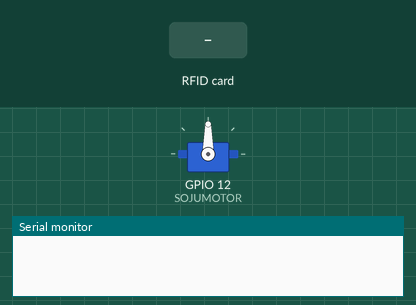
A program run on a simulated ESP32. Shown: servo, the last lines printed to the serial monitor. The test bench sets the inputs (shaded band).

Above: at 1.2 s.
1.3 s: RFID card E4 E2 76 1A held to the reader
At 1.7 s:
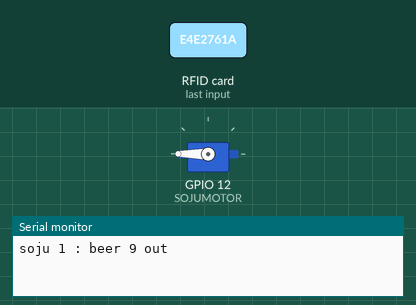
Timing chart, 0 to 6.0 s (numbered marks = the images above; inputs shaded):
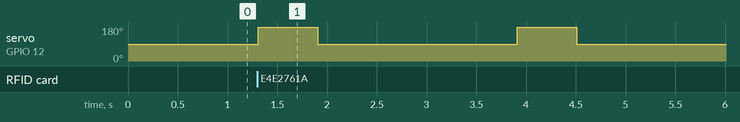

The program:

main.cpp
```cpp
#include <SPI.h>
#include <MFRC522.h>
#include "ESP32Servo.h"

#define SS_PIN    21
#define RST_PIN   22

#define CARD_UID_SIZE 4

#define SOJUMOTOR 12
#define BEERMOTOR 32
#define OUT_UNIT_TIME 100
#define MOTOR_ON_TIME 600

Servo sojumotor;
Servo beermotor;

MFRC522 mfrc522(SS_PIN, RST_PIN); // Instance of the class

MFRC522::MIFARE_Key key;

byte nuidPICC[4];
const uint16_t ssomaek_0_10[4]={0x3A, 0x44, 0xF9, 0x80};
const uint16_t ssomaek_1_9[4]={0xE4, 0xE2, 0x76, 0x1A};
// void printHex(byte *buffer, byte bufferSize);
// void printDec(byte *buffer, byte bufferSize);

int recognize_card(byte *buffer, byte bufferSize);
void somaek_out(int soju_ratio);
void run_soju_motor(int ratio);


void setup() {
  Serial.begin(9600);
  SPI.begin(); // Init SPI bus
  mfrc522.PCD_Init(); // Init MFRC522

  sojumotor.setPeriodHertz(50);// Standard 50hz servo
  sojumotor.attach(SOJUMOTOR, 1000, 2000);

}

void loop()
{
  if ( ! mfrc522.PICC_IsNewCardPresent())
  {
    return;
  }
  if ( ! mfrc522.PICC_ReadCardSerial())
  {
    return;
  }
  somaek_out(recognize_card(mfrc522.uid.uidByte, CARD_UID_SIZE));

  Serial.println();
  delay(1000);
}


int recognize_card(byte *buffer, byte bufferSize){
  if (buffer[0] == ssomaek_0_10[0] &&
      buffer[1] == ssomaek_0_10[1] &&
      buffer[2] == ssomaek_0_10[2] &&
      buffer[3] == ssomaek_0_10[3] ){
    Serial.print("soju 0 : beer 10 out");
    return 0; // = soju_ratio
  }
  if (buffer[0] == ssomaek_1_9[0] &&
      buffer[1] == ssomaek_1_9[1] &&
      buffer[2] == ssomaek_1_9[2] &&
      buffer[3] == ssomaek_1_9[3] ){
    Serial.print("soju 1 : beer 9 out");
    return 1; // = soju_ratio
  }
  return (0);
}

void somaek_out(int soju_ratio){
  int beer_ratio = 10 - soju_ratio;
  run_soju_motor(soju_ratio);
  // run_motor(beer_ratio);
}

void run_soju_motor(int ratio){
  if (ratio == 0){
    delay(100);
    return;
  }
  else{
  sojumotor.write(180);
  delay(MOTOR_ON_TIME);
  sojumotor.write(90);
  delay(2000);
  sojumotor.write(180);
  delay(MOTOR_ON_TIME);
  sojumotor.write(90);
  return;
  }
}
```

Measured:
- after the input at 1.3 s, servo on GPIO 12 (SOJUMOTOR): alternates 180° for 0.60 s and 90° for 2.0 s, 4 changes in all, then stays 90°, starting at once
